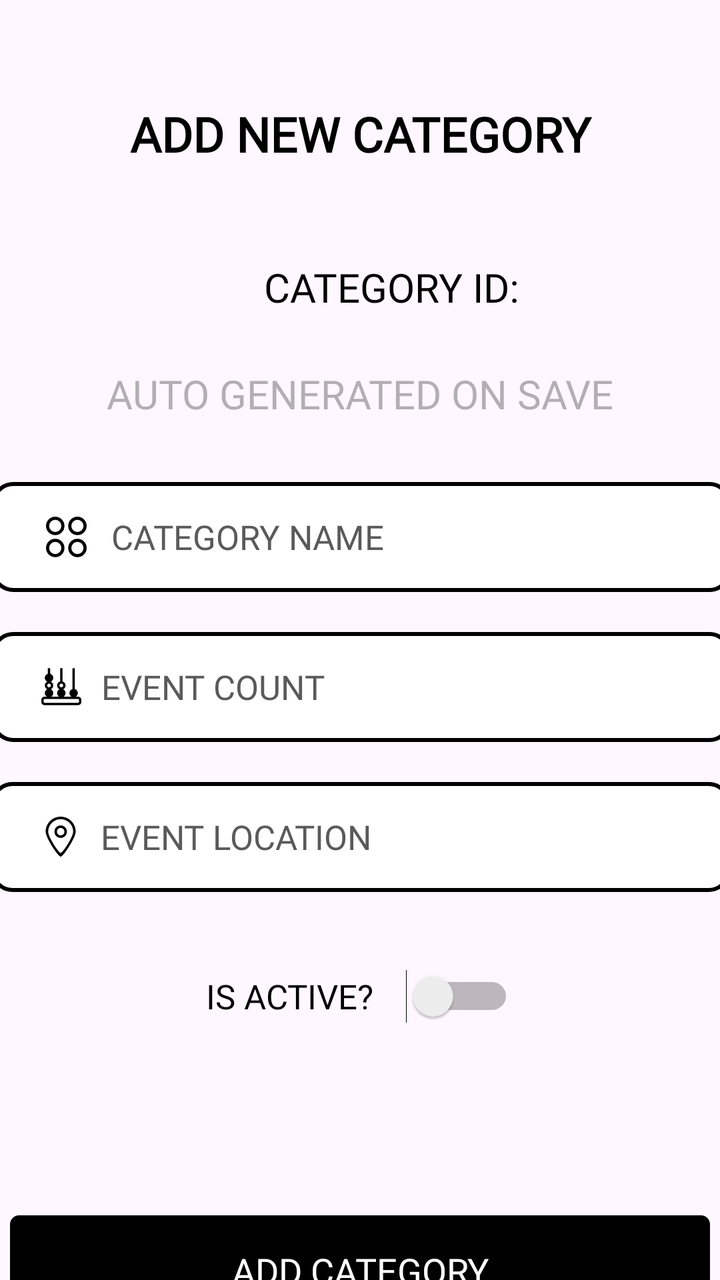
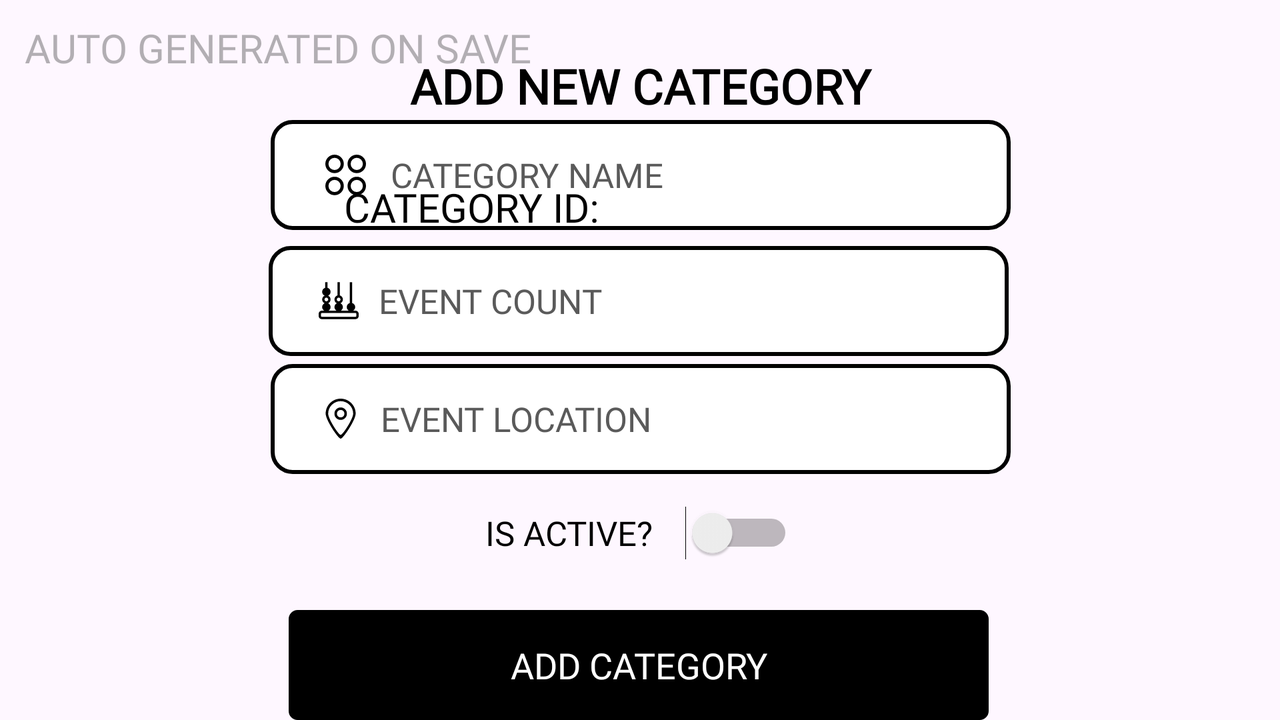

First picture: res/layout/ on a phone held upright. Second picture: the repository's own variant of that layout, on a device whose configuration matches the variant's folder. Source for both follows.
<!-- AndroidManifest.xml: application theme Theme.Assignment1_FIT2081_32781555 -->
<!-- res/layout/activity_category_form.xml -->
<?xml version="1.0" encoding="utf-8"?>
<androidx.constraintlayout.widget.ConstraintLayout xmlns:android="http://schemas.android.com/apk/res/android"
    xmlns:app="http://schemas.android.com/apk/res-auto"
    xmlns:tools="http://schemas.android.com/tools"
    android:id="@+id/rootLayout"
    android:layout_width="match_parent"
    android:layout_height="match_parent"
    tools:context=".Activities.CategoryFormActivity">

    <TextView
        android:id="@+id/tvCategoryForm"
        android:layout_width="251dp"
        android:layout_height="54dp"
        android:layout_marginTop="40dp"
        android:fontFamily="@font/rubik"
        android:gravity="center_horizontal|center_vertical"
        android:text="@string/add_new_category"
        android:textColor="#000000"
        android:textSize="24sp"
        android:textStyle="bold"
        app:layout_constraintEnd_toEndOf="parent"
        app:layout_constraintStart_toStartOf="parent"
        app:layout_constraintTop_toTopOf="parent" />

    <TextView
        android:id="@+id/tvCatIDOFF"
        android:layout_width="wrap_content"
        android:layout_height="wrap_content"
        android:layout_marginStart="132dp"
        android:layout_marginTop="36dp"
        android:fontFamily="@font/rubik"
        android:text="@string/category_id"
        android:textColor="#000000"
        android:textSize="20sp"
        app:layout_constraintStart_toStartOf="parent"
        app:layout_constraintTop_toBottomOf="@+id/tvCategoryForm" />

    <EditText
        android:id="@+id/etCategoryName"
        android:layout_width="370dp"
        android:layout_height="55dp"
        android:layout_marginTop="20dp"
        android:background="@drawable/input_bg"
        android:drawableStart="@drawable/category"
        android:drawablePadding="10dp"
        android:ems="10"
        android:fontFamily="@font/rubik"
        android:hint="@string/category_name"
        android:inputType="text"
        android:paddingStart="25dp"
        android:textColor="#000000"
        android:textColorHint="#5A5A5A"
        android:textSize="17sp"
        app:layout_constraintEnd_toEndOf="parent"
        app:layout_constraintHorizontal_bias="0.487"
        app:layout_constraintStart_toStartOf="parent"
        app:layout_constraintTop_toBottomOf="@+id/tvCategoryID"
        tools:ignore="RtlSymmetry" />

    <TextView
        android:id="@+id/tvCategoryID"
        android:layout_width="278dp"
        android:layout_height="48dp"
        android:layout_marginTop="16dp"
        android:fontFamily="@font/rubik"
        android:gravity="center_horizontal|center_vertical"
        android:hint="@string/auto_generated_on_save"
        android:textColor="#000000"
        android:textColorHint="#653F3F3F"
        android:textSize="20sp"
        app:layout_constraintEnd_toEndOf="parent"
        app:layout_constraintStart_toStartOf="parent"
        app:layout_constraintTop_toBottomOf="@+id/tvCatIDOFF" />

    <androidx.appcompat.widget.AppCompatButton
        android:id="@+id/button2"
        android:layout_width="350dp"
        android:layout_height="55dp"
        android:layout_marginTop="108dp"
        android:background="@drawable/rounded_corner_radius"
        android:backgroundTint="#000000"
        android:fontFamily="@font/rubik"
        android:onClick="createCategory"
        android:text="@string/add_category"
        android:textColor="#FFFFFF"
        android:textSize="18sp"
        app:layout_constraintBottom_toBottomOf="parent"
        app:layout_constraintEnd_toEndOf="parent"
        app:layout_constraintHorizontal_bias="0.491"
        app:layout_constraintStart_toStartOf="parent"
        app:layout_constraintTop_toBottomOf="@+id/btnIsActive" />

    <Switch
        android:id="@+id/btnIsActive"
        android:layout_width="154dp"
        android:layout_height="48dp"
        android:layout_marginTop="28dp"
        android:fontFamily="@font/rubik"
        android:text="@string/is_active"
        android:textColor="#000000"
        android:textSize="17sp"
        app:layout_constraintEnd_toEndOf="parent"
        app:layout_constraintStart_toStartOf="parent"
        app:layout_constraintTop_toBottomOf="@+id/etEventLocation"
        tools:ignore="UseSwitchCompatOrMaterialXml" />

    <EditText
        android:id="@+id/etEventCount"
        android:layout_width="370dp"
        android:layout_height="55dp"
        android:layout_marginTop="20dp"
        android:background="@drawable/input_bg"
        android:drawableStart="@drawable/count"
        android:drawablePadding="10dp"
        android:ems="10"
        android:fontFamily="@font/rubik"
        android:hint="@string/event_count"
        android:inputType="number"
        android:paddingStart="25dp"
        android:textColor="#000000"
        android:textColorHint="#5A5A5A"
        android:textSize="17sp"
        app:layout_constraintEnd_toEndOf="parent"
        app:layout_constraintHorizontal_bias="0.487"
        app:layout_constraintStart_toStartOf="parent"
        app:layout_constraintTop_toBottomOf="@+id/etCategoryName" />

    <EditText
        android:id="@+id/etEventLocation"
        android:layout_width="370dp"
        android:layout_height="55dp"
        android:layout_marginTop="20dp"
        android:background="@drawable/input_bg"
        android:drawableStart="@drawable/location"
        android:drawablePadding="10dp"
        android:ems="10"
        android:fontFamily="@font/rubik"
        android:hint="@string/event_location"
        android:inputType="text"
        android:paddingLeft="25dp"
        android:textColor="#000000"
        android:textColorHint="#5A5A5A"
        android:textSize="17sp"
        app:layout_constraintEnd_toEndOf="parent"
        app:layout_constraintStart_toStartOf="parent"
        app:layout_constraintTop_toBottomOf="@+id/etEventCount" />

</androidx.constraintlayout.widget.ConstraintLayout>
<!-- resources referenced by this layout -->
<resources>
  <!-- drawable input_bg (drawable) -->
  <?xml version="1.0" encoding="utf-8"?>
  <shape xmlns:android="http://schemas.android.com/apk/res/android">
      
      <solid android:color="@android:color/white" />
  
      
      <stroke android:color="@color/black" android:width="2dp"/>
  
      
      <corners android:radius="10dp"/>
  </shape>
  <!-- drawable location (drawable) -->
  <vector android:height="20dp" android:viewportHeight="32"
      android:viewportWidth="32" android:width="20dp" xmlns:android="http://schemas.android.com/apk/res/android">
      <path android:fillColor="#000000" android:fillType="evenOdd"
          android:pathData="M16,15C14.343,15 13,13.657 13,12C13,10.343 14.343,9 16,9C17.657,9 19,10.343 19,12C19,13.657 17.657,15 16,15L16,15ZM16,7C13.239,7 11,9.238 11,12C11,14.762 13.239,17 16,17C18.761,17 21,14.762 21,12C21,9.238 18.761,7 16,7L16,7ZM16,29C14.337,29.009 6,16.181 6,12C6,6.478 10.477,2 16,2C21.523,2 26,6.478 26,12C26,16.125 17.637,29.009 16,29L16,29ZM16,0C9.373,0 4,5.373 4,12C4,17.018 14.005,32.011 16,32C17.964,32.011 28,16.95 28,12C28,5.373 22.627,0 16,0L16,0Z"
          android:strokeColor="#00000000" android:strokeWidth="1"/>
  </vector>
  <!-- drawable rounded_corner_radius (drawable) -->
  <?xml version="1.0" encoding="utf-8"?>
  <shape xmlns:android="http://schemas.android.com/apk/res/android" >
      <stroke
          android:width="1dp"
          android:color="@color/gray" />
  
      <solid android:color="@color/gray" />
  
      <padding
          android:left="1dp"
          android:right="1dp"
          android:bottom="1dp"
          android:top="1dp" />
  
      <corners android:radius="4dp" />
  </shape>
  <string name="add_category">ADD CATEGORY</string>
  <string name="add_new_category">ADD NEW CATEGORY</string>
  <string name="auto_generated_on_save">AUTO GENERATED ON SAVE</string>
  <string name="category_id">CATEGORY ID:</string>
  <string name="category_name">CATEGORY NAME</string>
  <string name="event_count">EVENT COUNT</string>
  <string name="event_location">EVENT LOCATION</string>
  <string name="is_active">IS ACTIVE?</string>
  <style name="Theme.Assignment1_FIT2081_32781555" parent="Base.Theme.Assignment1_FIT2081_32781555" />
  <color name="black">#FF000000</color>
  <color name="gray">#646464</color>
  <style name="Base.Theme.Assignment1_FIT2081_32781555" parent="Theme.Material3.DayNight.NoActionBar">
          <item name="colorPrimary">@color/colorPrimary</item>
          <item name="colorPrimaryDark">@color/colorPrimaryDark</item>
          <item name="colorAccent">@color/colorAccent</item>
          <item name="android:statusBarColor">@color/colorPrimary</item>
          <item name="android:fontFamily">@font/rubik</item>
      </style>
  <color name="colorPrimary">#FF000000</color>
  <color name="colorPrimaryDark">#FFFFFFFF</color>
  <color name="colorAccent">#646464</color>
</resources>
<!-- res/layout-land/activity_category_form.xml (the repository's variant of the layout above) -->
<!-- drawn on the phone turned sideways -->
<?xml version="1.0" encoding="utf-8"?>
<androidx.constraintlayout.widget.ConstraintLayout xmlns:android="http://schemas.android.com/apk/res/android"
    xmlns:app="http://schemas.android.com/apk/res-auto"
    xmlns:tools="http://schemas.android.com/tools"
    android:id="@+id/rootLayout"
    android:layout_width="match_parent"
    android:layout_height="match_parent"
    tools:context=".Activities.CategoryFormActivity">

    <TextView
        android:id="@+id/tvCategoryForm"
        android:layout_width="251dp"
        android:layout_height="54dp"
        android:layout_marginTop="16dp"
        android:fontFamily="@font/rubik"
        android:gravity="center_horizontal|center_vertical"
        android:text="ADD NEW CATEGORY"
        android:textColor="#000000"
        android:textSize="24sp"
        android:textStyle="bold"
        app:layout_constraintEnd_toEndOf="parent"
        app:layout_constraintStart_toStartOf="parent"
        app:layout_constraintTop_toTopOf="parent" />

    <EditText
        android:id="@+id/etCategoryName"
        android:layout_width="370dp"
        android:layout_height="55dp"
        android:layout_marginTop="12dp"
        android:background="@drawable/input_bg"
        android:drawableLeft="@drawable/category"
        android:drawablePadding="10dp"
        android:ems="10"
        android:fontFamily="@font/rubik"
        android:hint="CATEGORY NAME"
        android:inputType="text"
        android:paddingLeft="25dp"
        android:textColor="#000000"
        android:textColorHint="#5A5A5A"
        android:textSize="17sp"
        app:layout_constraintEnd_toEndOf="parent"
        app:layout_constraintHorizontal_bias="0.501"
        app:layout_constraintStart_toStartOf="parent"
        app:layout_constraintTop_toBottomOf="@+id/tvCategoryID" />

    <TextView
        android:id="@+id/tvCategoryID"
        android:layout_width="278dp"
        android:layout_height="48dp"
        android:fontFamily="@font/rubik"
        android:gravity="center_horizontal|center_vertical"
        android:hint="AUTO GENERATED ON SAVE"
        android:textColor="#000000"
        android:textColorHint="#653F3F3F"
        android:textSize="20sp"
        tools:layout_editor_absoluteX="324dp"
        tools:layout_editor_absoluteY="70dp" />

    <TextView
        android:id="@+id/tvCatIDOFF"
        android:layout_width="wrap_content"
        android:layout_height="wrap_content"
        android:layout_marginStart="172dp"
        android:layout_marginTop="20dp"
        android:fontFamily="@font/rubik"
        android:text="CATEGORY ID: "
        android:textColor="#000000"
        android:textSize="20sp"
        app:layout_constraintStart_toStartOf="parent"
        app:layout_constraintTop_toBottomOf="@+id/tvCategoryForm" />

    <androidx.appcompat.widget.AppCompatButton
        android:id="@+id/button2"
        android:layout_width="350dp"
        android:layout_height="55dp"
        android:layout_marginTop="108dp"
        android:background="@drawable/rounded_corner_radius"
        android:backgroundTint="#000000"
        android:fontFamily="@font/rubik"
        android:onClick="createCategory"
        android:text="ADD CATEGORY"
        android:textColor="#FFFFFF"
        android:textSize="18sp"
        app:layout_constraintBottom_toBottomOf="parent"
        app:layout_constraintEnd_toEndOf="parent"
        app:layout_constraintHorizontal_bias="0.498"
        app:layout_constraintStart_toStartOf="parent"
        app:layout_constraintTop_toBottomOf="@+id/btnIsActive"
        app:layout_constraintVertical_bias="1.0" />

    <Switch
        android:id="@+id/btnIsActive"
        android:layout_width="154dp"
        android:layout_height="35dp"
        android:layout_marginTop="12dp"
        android:fontFamily="@font/rubik"
        android:text="IS ACTIVE?"
        android:textColor="#000000"
        android:textSize="17sp"
        app:layout_constraintEnd_toEndOf="parent"
        app:layout_constraintHorizontal_bias="0.499"
        app:layout_constraintStart_toStartOf="parent"
        app:layout_constraintTop_toBottomOf="@+id/etEventLocation" />

    <EditText
        android:id="@+id/etEventCount"
        android:layout_width="370dp"
        android:layout_height="55dp"
        android:layout_marginTop="8dp"
        android:background="@drawable/input_bg"
        android:drawableLeft="@drawable/count"
        android:drawablePadding="10dp"
        android:ems="10"
        android:fontFamily="@font/rubik"
        android:hint="EVENT COUNT"
        android:inputType="number"
        android:paddingLeft="25dp"
        android:textColor="#000000"
        android:textColorHint="#5A5A5A"
        android:textSize="17sp"
        app:layout_constraintEnd_toEndOf="parent"
        app:layout_constraintHorizontal_bias="0.498"
        app:layout_constraintStart_toStartOf="parent"
        app:layout_constraintTop_toBottomOf="@+id/etCategoryName" />

    <EditText
        android:id="@+id/etEventLocation"
        android:layout_width="370dp"
        android:layout_height="55dp"
        android:layout_marginTop="4dp"
        android:background="@drawable/input_bg"
        android:drawableLeft="@drawable/location"
        android:drawablePadding="10dp"
        android:ems="10"
        android:fontFamily="@font/rubik"
        android:hint="EVENT LOCATION"
        android:inputType="text"
        android:paddingLeft="25dp"
        android:textColor="#000000"
        android:textColorHint="#5A5A5A"
        android:textSize="17sp"
        app:layout_constraintEnd_toEndOf="parent"
        app:layout_constraintHorizontal_bias="0.501"
        app:layout_constraintStart_toStartOf="parent"
        app:layout_constraintTop_toBottomOf="@+id/etEventCount" />

</androidx.constraintlayout.widget.ConstraintLayout>
<!-- resources referenced by the variant -->
<!-- as the phone turned sideways resolves them -->
<resources>
  <!-- drawable input_bg (drawable) -->
  <?xml version="1.0" encoding="utf-8"?>
  <shape xmlns:android="http://schemas.android.com/apk/res/android">
      
      <solid android:color="@android:color/white" />
  
      
      <stroke android:color="@color/black" android:width="2dp"/>
  
      
      <corners android:radius="10dp"/>
  </shape>
  <!-- drawable location (drawable) -->
  <vector android:height="20dp" android:viewportHeight="32"
      android:viewportWidth="32" android:width="20dp" xmlns:android="http://schemas.android.com/apk/res/android">
      <path android:fillColor="#000000" android:fillType="evenOdd"
          android:pathData="M16,15C14.343,15 13,13.657 13,12C13,10.343 14.343,9 16,9C17.657,9 19,10.343 19,12C19,13.657 17.657,15 16,15L16,15ZM16,7C13.239,7 11,9.238 11,12C11,14.762 13.239,17 16,17C18.761,17 21,14.762 21,12C21,9.238 18.761,7 16,7L16,7ZM16,29C14.337,29.009 6,16.181 6,12C6,6.478 10.477,2 16,2C21.523,2 26,6.478 26,12C26,16.125 17.637,29.009 16,29L16,29ZM16,0C9.373,0 4,5.373 4,12C4,17.018 14.005,32.011 16,32C17.964,32.011 28,16.95 28,12C28,5.373 22.627,0 16,0L16,0Z"
          android:strokeColor="#00000000" android:strokeWidth="1"/>
  </vector>
  <!-- drawable rounded_corner_radius (drawable) -->
  <?xml version="1.0" encoding="utf-8"?>
  <shape xmlns:android="http://schemas.android.com/apk/res/android" >
      <stroke
          android:width="1dp"
          android:color="@color/gray" />
  
      <solid android:color="@color/gray" />
  
      <padding
          android:left="1dp"
          android:right="1dp"
          android:bottom="1dp"
          android:top="1dp" />
  
      <corners android:radius="4dp" />
  </shape>
  <style name="Theme.Assignment1_FIT2081_32781555" parent="Base.Theme.Assignment1_FIT2081_32781555" />
  <color name="black">#FF000000</color>
  <color name="gray">#646464</color>
  <style name="Base.Theme.Assignment1_FIT2081_32781555" parent="Theme.Material3.DayNight.NoActionBar">
          <item name="colorPrimary">@color/colorPrimary</item>
          <item name="colorPrimaryDark">@color/colorPrimaryDark</item>
          <item name="colorAccent">@color/colorAccent</item>
          <item name="android:statusBarColor">@color/colorPrimary</item>
          <item name="android:fontFamily">@font/rubik</item>
      </style>
  <color name="colorPrimary">#FF000000</color>
  <color name="colorPrimaryDark">#FFFFFFFF</color>
  <color name="colorAccent">#646464</color>
</resources>
